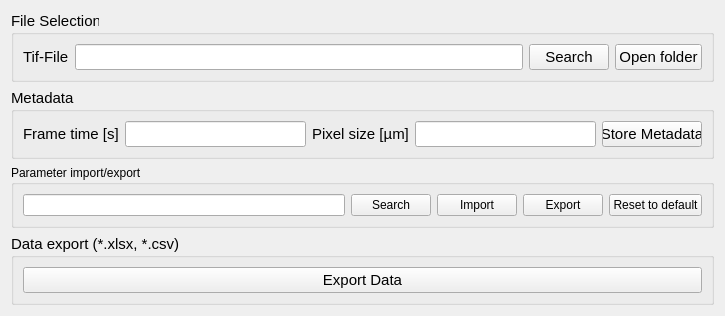
<?xml version="1.0" encoding="UTF-8"?>
<ui version="4.0">
 <class>Form</class>
 <widget class="QWidget" name="Form">
  <property name="geometry">
   <rect>
    <x>0</x>
    <y>0</y>
    <width>725</width>
    <height>302</height>
   </rect>
  </property>
  <property name="windowTitle">
   <string>Form</string>
  </property>
  <layout class="QVBoxLayout" name="verticalLayout">
   <item>
    <widget class="QGroupBox" name="groupBox">
     <property name="font">
      <font>
       <pointsize>11</pointsize>
      </font>
     </property>
     <property name="title">
      <string>File Selection</string>
     </property>
     <layout class="QHBoxLayout" name="horizontalLayout_2">
      <item>
       <widget class="QLabel" name="label">
        <property name="text">
         <string>Tif-File</string>
        </property>
       </widget>
      </item>
      <item>
       <widget class="QLineEdit" name="le_cell_file"/>
      </item>
      <item>
       <widget class="QPushButton" name="btn_search">
        <property name="text">
         <string>Search</string>
        </property>
       </widget>
      </item>
      <item>
       <widget class="QPushButton" name="btn_open_folder">
        <property name="text">
         <string>Open folder</string>
        </property>
       </widget>
      </item>
     </layout>
    </widget>
   </item>
   <item>
    <widget class="QGroupBox" name="groupBox_2">
     <property name="sizePolicy">
      <sizepolicy hsizetype="Preferred" vsizetype="Preferred">
       <horstretch>1</horstretch>
       <verstretch>0</verstretch>
      </sizepolicy>
     </property>
     <property name="maximumSize">
      <size>
       <width>2000</width>
       <height>16777215</height>
      </size>
     </property>
     <property name="font">
      <font>
       <pointsize>11</pointsize>
      </font>
     </property>
     <property name="title">
      <string>Metadata</string>
     </property>
     <layout class="QHBoxLayout" name="horizontalLayout_3">
      <item>
       <widget class="QLabel" name="label_2">
        <property name="maximumSize">
         <size>
          <width>100</width>
          <height>16777215</height>
         </size>
        </property>
        <property name="text">
         <string>Frame time [s]</string>
        </property>
       </widget>
      </item>
      <item>
       <widget class="QLineEdit" name="le_frame_time"/>
      </item>
      <item>
       <widget class="QLabel" name="label_3">
        <property name="maximumSize">
         <size>
          <width>100</width>
          <height>16777215</height>
         </size>
        </property>
        <property name="text">
         <string>Pixel size [µm]</string>
        </property>
       </widget>
      </item>
      <item>
       <widget class="QLineEdit" name="le_pixel_size"/>
      </item>
      <item>
       <widget class="QPushButton" name="btn_store_metadata">
        <property name="maximumSize">
         <size>
          <width>100</width>
          <height>16777215</height>
         </size>
        </property>
        <property name="text">
         <string>Store Metadata</string>
        </property>
       </widget>
      </item>
     </layout>
    </widget>
   </item>
   <item>
    <widget class="QGroupBox" name="groupBox_3">
     <property name="title">
      <string>Parameter import/export</string>
     </property>
     <layout class="QHBoxLayout" name="horizontalLayout_5">
      <item>
       <widget class="QLineEdit" name="le_parameters_file"/>
      </item>
      <item>
       <widget class="QPushButton" name="btn_search_parameters_file">
        <property name="text">
         <string>Search</string>
        </property>
       </widget>
      </item>
      <item>
       <widget class="QPushButton" name="btn_import_parameters">
        <property name="text">
         <string>Import</string>
        </property>
       </widget>
      </item>
      <item>
       <widget class="QPushButton" name="btn_export_parameters">
        <property name="text">
         <string>Export</string>
        </property>
       </widget>
      </item>
      <item>
       <widget class="QPushButton" name="btn_set_to_default">
        <property name="text">
         <string>Reset to default</string>
        </property>
       </widget>
      </item>
     </layout>
    </widget>
   </item>
   <item>
    <widget class="QGroupBox" name="groupBox_4">
     <property name="font">
      <font>
       <pointsize>11</pointsize>
      </font>
     </property>
     <property name="title">
      <string>Data export (*.xlsx, *.csv)</string>
     </property>
     <layout class="QHBoxLayout" name="horizontalLayout">
      <item>
       <widget class="QPushButton" name="btn_export_data">
        <property name="text">
         <string>Export Data</string>
        </property>
       </widget>
      </item>
     </layout>
    </widget>
   </item>
  </layout>
 </widget>
 <resources/>
 <connections/>
</ui>
